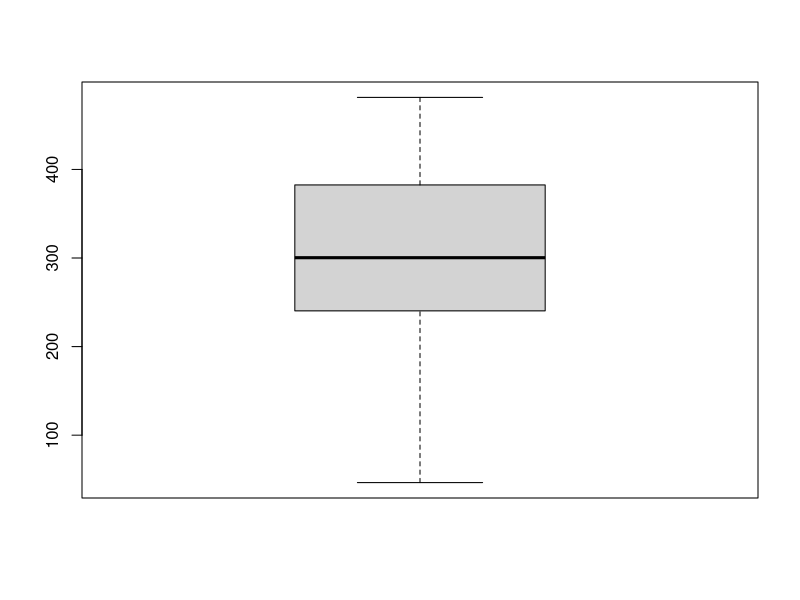
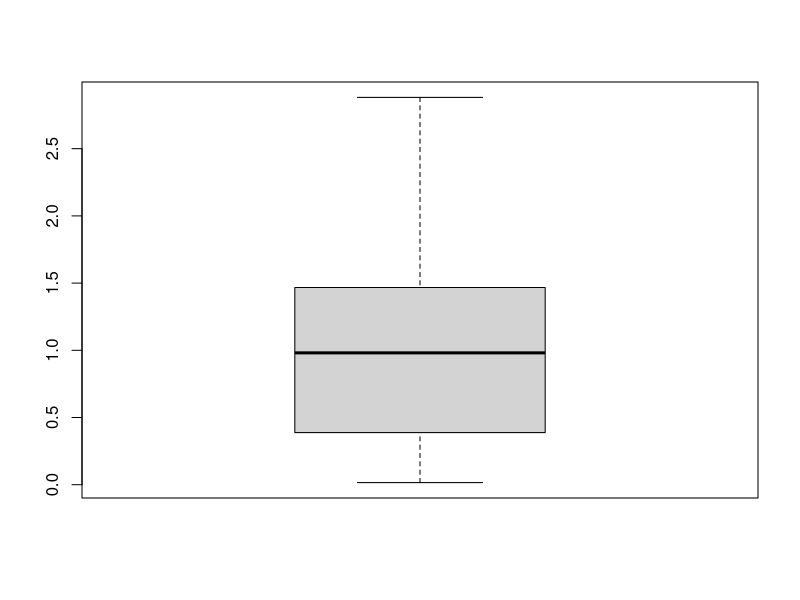
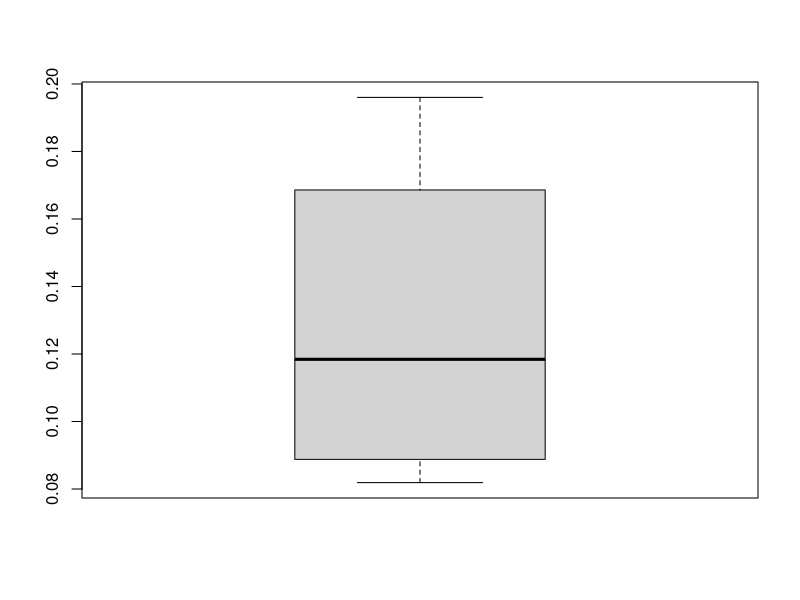
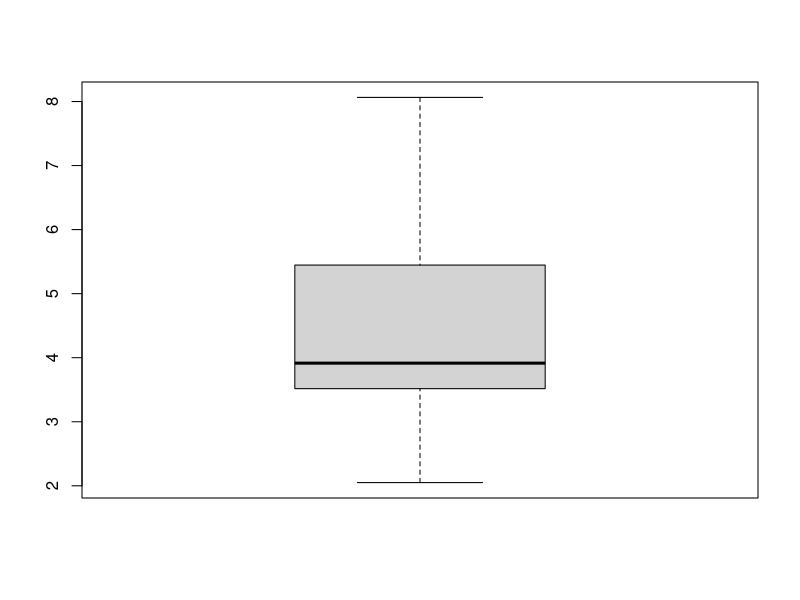
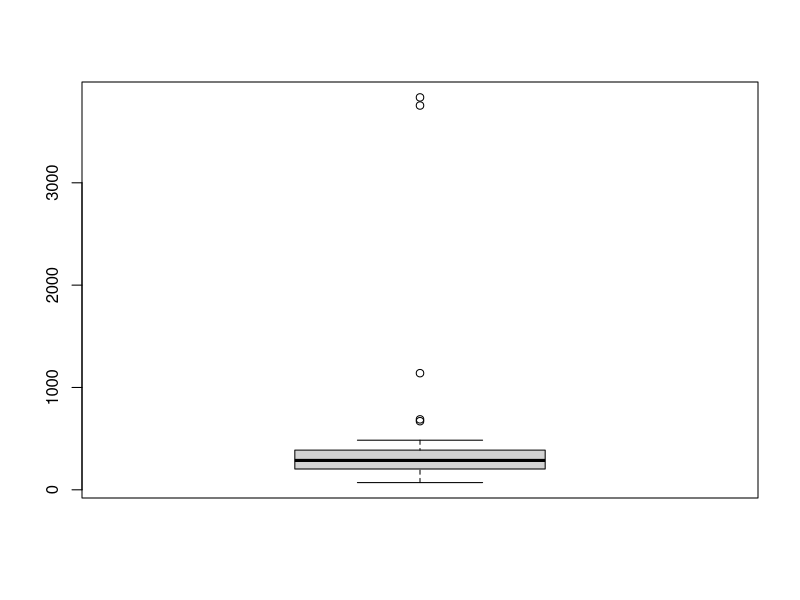
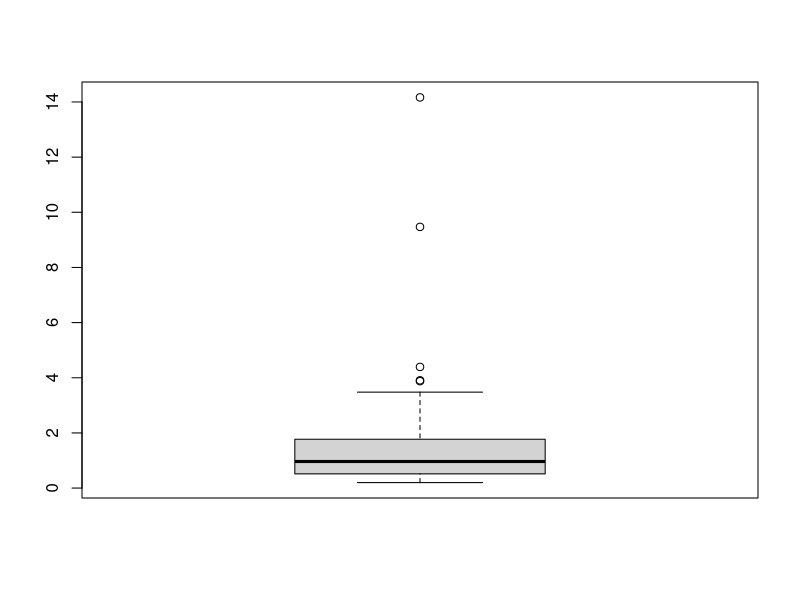
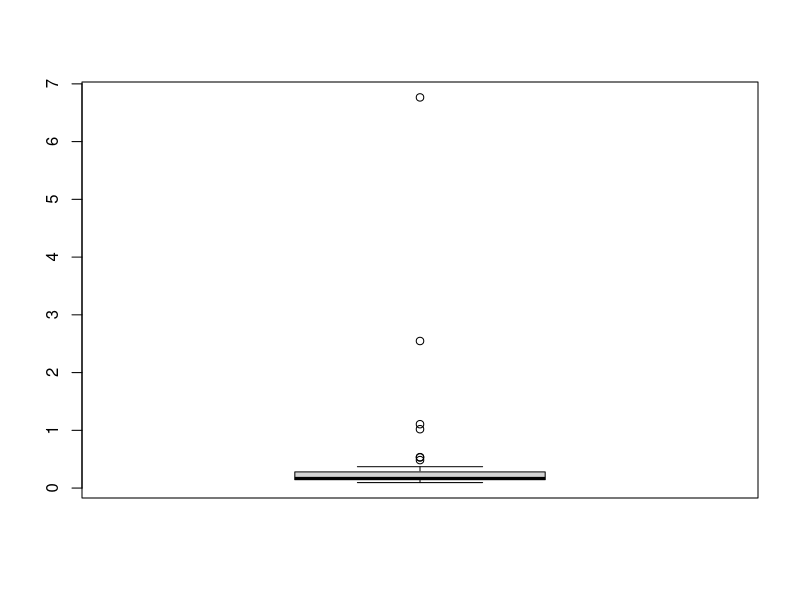
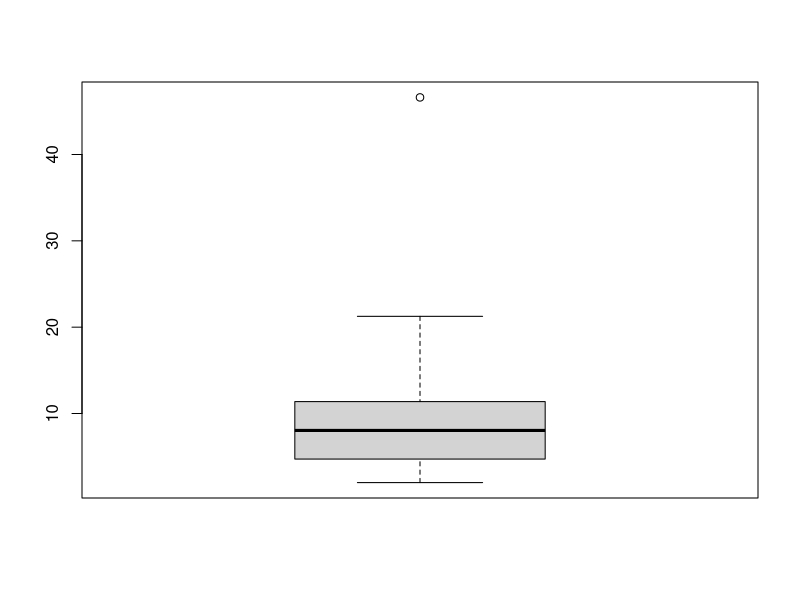

Recreate these plots in R, in order.
## ---- chunk 1
library(openxlsx)

# write.xlsx(df_reg, "df_reg.xlsx")

library(readxl)

df_reg <- read_excel("df_reg_chuan.xlsx")
## ---- chunk 2
df_reg_meconium <- df_reg[ , c(1,2,11,7:10)]

library(tidyr)
df_long <- tidyr:::pivot_longer(df_reg_meconium, 
                        cols = c(4:7), 
                        names_to = "SCFA", 
                        values_to = "value")

df_long <- as.data.frame(df_long)

df_long <- na.omit(df_long)

df_long -> df_long_ori
## ---- chunk 3
options(scipen = 999)

unique(df_long$SCFA) -> vec_SCFA

df_term_ls <- list()

for(i in 1:length(vec_SCFA)){

df_out_1 <- df_long |> subset(SCFA == vec_SCFA[i] & Termness == "term")

df_out_1 <- df_out_1 |> subset(value != 0)

a <- boxplot(df_out_1$value)

df_out_1 <- df_out_1[ which(!(df_out_1$value %in% a$out)) , ]

df_term_ls[[i]] <- df_out_1
}

df_term_ls_final <- do.call(rbind, df_term_ls)
## ---- chunk 4
df_preterm_ls <- list()

for(i in 1:length(vec_SCFA)){

df_out_1 <- df_long |> subset(SCFA == vec_SCFA[i] & Termness == "preterm")

df_out_1 <- df_out_1 |> subset(value != 0)

a <- boxplot(df_out_1$value)

df_out_1 <- df_out_1[ which(!(df_out_1$value %in% a$out)) , ]

df_preterm_ls[[i]] <- df_out_1

print(a$out)
}

df_preterm_ls_final <- do.call(rbind, df_preterm_ls)
## ---- chunk 5
df_long <- rbind(df_term_ls_final, df_preterm_ls_final)
dim(df_long)
dim(df_long_ori)
## ---- chunk 6
df_long$value <- log(df_long$value+0.001)


gsub(pattern = "_meconium",
     replacement = "",
     df_long$SCFA) -> df_long$SCFA

## ---- chunk 7
fit_acetate <- lm(acetate_meconium ~ Gestation,
                  data = df_reg_meconium)

summary(fit_acetate)

fit_propionate <- lm(propionate_meconium ~ Gestation,
                  data = df_reg_meconium)

summary(fit_propionate)

fit_isobutyrate <- lm(isobutyrate_meconium ~ Gestation,
                  data = df_reg_meconium)

summary(fit_isobutyrate)

fit_butyrate <- lm(butyrate_meconium ~ Gestation,
                  data = df_reg_meconium)

summary(fit_butyrate)
## ---- chunk 8
library(ggplot2)
ggplot(data = df_long,
       mapping = aes(x = Gestation,
                     y = value)) +
  
  geom_point(alpha = 0.5) + 
  
  geom_smooth(method = "lm") +
  
  facet_wrap(~ SCFA,
             scale = "free") +
  
  theme_bw(base_size = 16) +

  theme(legend.position = "none") +
  
  labs(x = "Gestation (week)",
       y = "log \u03bcM/g",
       title = "Meconium") +
  
  coord_cartesian(clip = "off")

ggsave(filename = "FIGURE_10_GESTATION_MECONIUM.svg",
       width = 8,
       height = 6,
       dpi = 300,
       units = "in")
## ---- chunk 9
df_reg_stool <- df_reg[ , c(1,2,11,3:6)]

library(tidyr)
df_long <- tidyr:::pivot_longer(df_reg_stool, 
                        cols = c(4:7), 
                        names_to = "SCFA", 
                        values_to = "value")

df_long <- as.data.frame(df_long)

df_long <- na.omit(df_long)

df_long -> df_long_ori
## ---- chunk 10
options(scipen = 999)

unique(df_long$SCFA) -> vec_SCFA

df_term_ls <- list()

for(i in 1:length(vec_SCFA)){

df_out_1 <- df_long |> subset(SCFA == vec_SCFA[i] & Termness == "term")

df_out_1 <- df_out_1 |> subset(value != 0)

a <- boxplot(df_out_1$value)

df_out_1 <- df_out_1[ which(!(df_out_1$value %in% a$out)) , ]

df_term_ls[[i]] <- df_out_1
}

df_term_ls_final <- do.call(rbind, df_term_ls)
## ---- chunk 11
df_preterm_ls <- list()

for(i in 1:length(vec_SCFA)){

df_out_1 <- df_long |> subset(SCFA == vec_SCFA[i] & Termness == "preterm")

df_out_1 <- df_out_1 |> subset(value != 0)

a <- boxplot(df_out_1$value)

df_out_1 <- df_out_1[ which(!(df_out_1$value %in% a$out)) , ]

df_preterm_ls[[i]] <- df_out_1

print(a$out)
}

df_preterm_ls_final <- do.call(rbind, df_preterm_ls)
## ---- chunk 12
df_long <- rbind(df_term_ls_final, df_preterm_ls_final)
dim(df_long)
dim(df_long_ori)
## ---- chunk 13
df_long$value <- log(df_long$value+0.001)


gsub(pattern = "_stool",
     replacement = "",
     df_long$SCFA) -> df_long$SCFA

## ---- chunk 14
fit_acetate <- lm(acetate_stool ~ Gestation,
                  data = df_reg_stool)

summary(fit_acetate)

fit_propionate <- lm(propionate_stool ~ Gestation,
                  data = df_reg_stool)

summary(fit_propionate)

fit_isobutyrate <- lm(isobutyrate_stool ~ Gestation,
                  data = df_reg_stool)

summary(fit_isobutyrate)

fit_butyrate <- lm(butyrate_stool ~ Gestation,
                  data = df_reg_stool)

summary(fit_butyrate)
## ---- chunk 15
library(ggplot2)
ggplot(data = df_long,
       mapping = aes(x = Gestation,
                     y = value)) +
  
  geom_point(alpha = 0.5) + 
  
  geom_smooth(method = "lm") +
  
  facet_wrap(~ SCFA,
             scale = "free") +
  
  theme_bw(base_size = 16) +

  theme(legend.position = "none") +
  
  labs(x = "Gestation (week)",
       y = "log \u03bcM/g",
       title = "Stool") +
  
  coord_cartesian(clip = "off")

ggsave(filename = "FIGURE_10_GESTATION_STOOL.svg",
      
       width = 8,
       height = 6,
       dpi = 300,
       units = "in")
## ---- chunk 16
